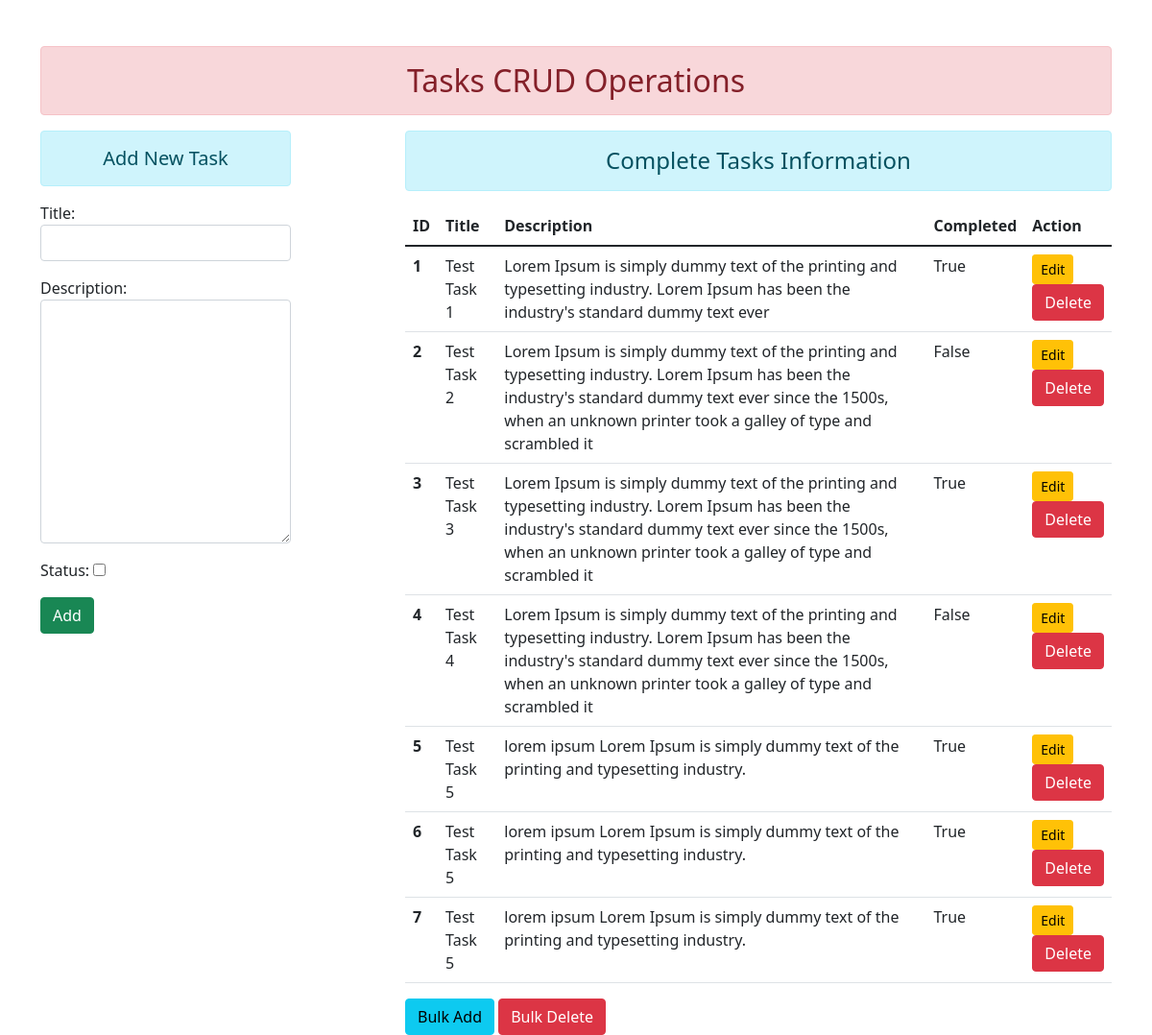
The app's page /, older data.
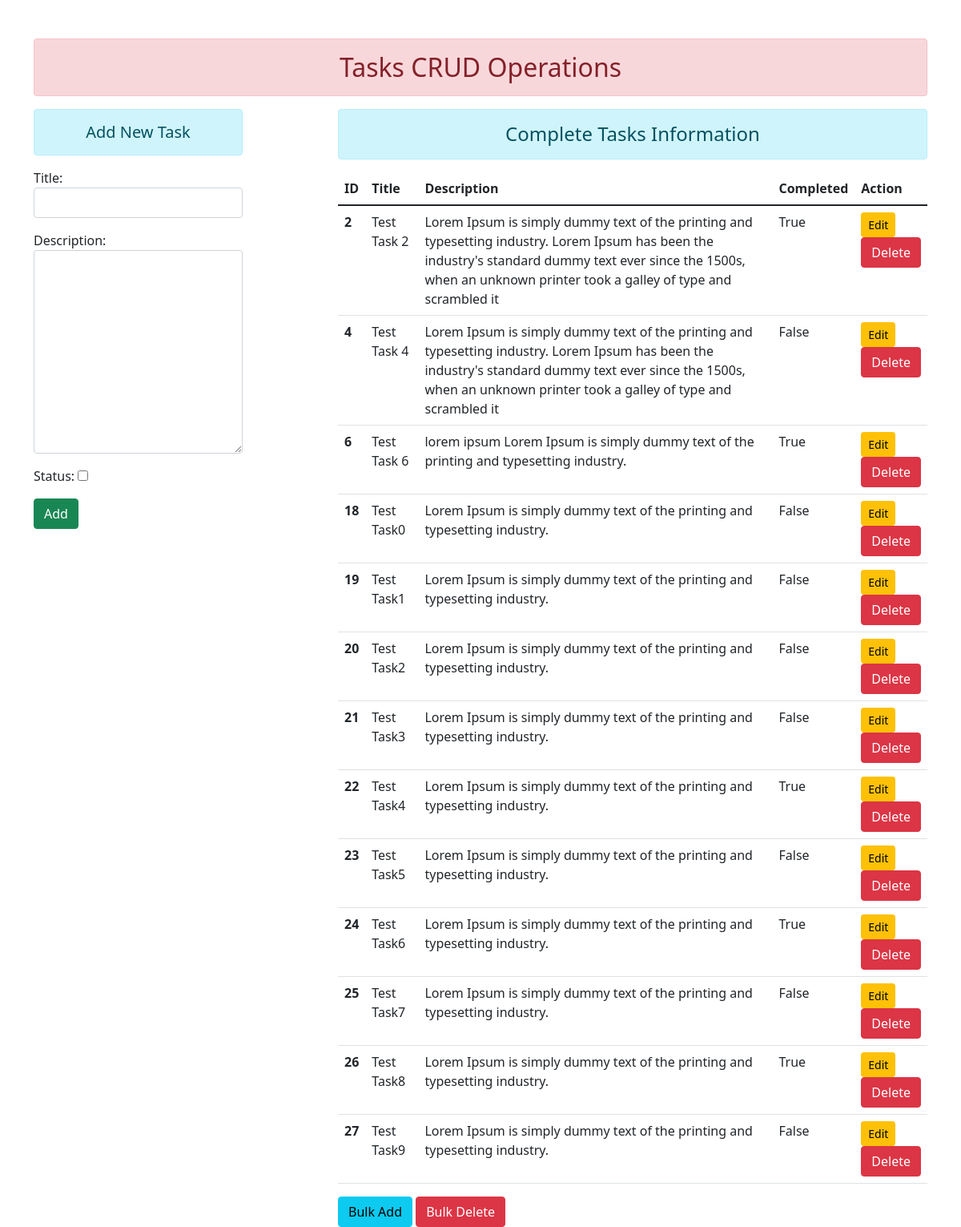
The same page, newer data.
### authentication/models.py (models this page shows)
class Task(models.Model):
    title = models.CharField(max_length=70)
    description = models.TextField(max_length=250)
    status =  models.BooleanField(default=False)
    deleteall =  models.BooleanField(default=False)

### authentication/views.py (the view)
# urls.py: path('', views.add_show,name="addandshow"),
def add_show(request):
    if request.method == 'POST':
        fm = TaskRegistration(request.POST)
        if fm.is_valid():
            nm = fm.cleaned_data['title']
            em = fm.cleaned_data['description']
            st = fm.cleaned_data['status']
            reg = Task(title = nm, description = em,status=st)
            reg.save()
            return HttpResponseRedirect("/addandshow/")
    else:
        fm = TaskRegistration()
    stud = Task.objects.all()
    return render(request,"authentication/addandshow.html", {'form':fm, 'stu':stud })

### authentication/forms.py
class TaskRegistration(forms.ModelForm):
    class Meta:
        model = Task
        fields = ['title','description','status']
        widgets = {
            'title' : forms.TextInput(attrs={'class':'form-control'}),
            'description' : forms.Textarea(attrs={'class':'form-control'}),
        }

### authentication/templates/authentication/addandshow.html (shortened to what this page needs)
{% extends 'authentication/base.html' %}
{% block content %}
<div class="row">
    <div class="col-sm-3">
        <h5 class="text-center alert alert-info"> Add New Task</h4>
        <form action ="" method="POST">
        {{ form.as_p }}
        <input type ="submit"  class="btn btn-success" value ="Add">
        </form>
    </div>
    <div class="col-sm-8 offset-1">
        <h4 class="text-center alert alert-info">Complete Tasks Information</h4>
         {% if stu %}
         <table class="table table-hover">
            <thead>
              <tr>
                <th scope="col">ID</th>
                <th scope="col">Title</th>
                <th scope="col">Description</th>
                <th scope="col">Completed</th>
                <th scope="col">Action</th>
              </tr>
            </thead>
            <tbody>
             {% for st in stu %}
              <tr>
                <th scope="row">{{st.id}}</th>
                <td>{{st.title}}</td>
                <td>{{st.description}}</td>
                <td>{{st.status}}</td>
                <td>
                  <a href="{% url 'updatedata' st.id %}" class="btn btn-warning btn-sm" data-inline="true">Edit</a>
                    <form action ="{% url 'deletedata' st.id %}" method ="post" data-inline="true"">
                        <input type="submit" class = "btn btn-danger" value="Delete">
                    </form>
                </td>
              </tr>
             {% endfor %}
            </tbody>
          </table>
          <div>
            <a href= "{% url 'generate' %}" class="btn btn-info"> Bulk Add</a>
            <a href= "{% url 'deleteall' %}" class="btn btn-danger"> Bulk Delete</a>
          </div>
        {% else %}
          <h4 class="text-center alert alert-warning"> No Records</h4>
        {% endif %}
    </div>
</div>
{% endblock content %}

### authentication/templates/authentication/base.html (shortened to what this page needs)
<!DOCTYPE html>
{% load static %}
<html lang="en">
    <head>
        <link rel ="stylesheet" href="{% static 'authentication/css/bootstrap.css' %}">
    </head>
    <body>
        <div class="container mt-5">
            <h2 class ="text-center alert alert-danger">Tasks CRUD Operations </h2>
            {% block content %} {% endblock content %}
        </div>
    </body>
    </html>

Row changes from the older to the newer data that the page shows:
removed Task: id "1", title "Test Task 1", description "Lorem Ipsum is simply dummy text of the printing and typesetting industry. Lorem Ipsum has been the industry's standard dummy text ever", status "True"
removed Task: id "3", title "Test Task 3", description "Lorem Ipsum is simply dummy text of the printing and typesetting industry. Lorem Ipsum has been the industry's standard dummy text ever since the 1500s, when an unknown printer took a galley of type and scrambled it", status "True"
removed Task: id "5", title "Test Task 5", description "lorem ipsum Lorem Ipsum is simply dummy text of the printing and typesetting industry.", status "True"
removed Task: id "7", title "Test Task 5", description "lorem ipsum Lorem Ipsum is simply dummy text of the printing and typesetting industry.", status "True"
changed Task "Test Task 2": status "False" → "True"
changed Task id 6: title "Test Task 5" → "Test Task 6"
added Task: id "18", title "Test Task0", description "Lorem Ipsum is simply dummy text of the printing and typesetting industry.", status "False"
added Task: id "19", title "Test Task1", description "Lorem Ipsum is simply dummy text of the printing and typesetting industry.", status "False"
added Task: id "20", title "Test Task2", description "Lorem Ipsum is simply dummy text of the printing and typesetting industry.", status "False"
added Task: id "21", title "Test Task3", description "Lorem Ipsum is simply dummy text of the printing and typesetting industry.", status "False"
added Task: id "22", title "Test Task4", description "Lorem Ipsum is simply dummy text of the printing and typesetting industry.", status "True"
added Task: id "23", title "Test Task5", description "Lorem Ipsum is simply dummy text of the printing and typesetting industry.", status "False"
added Task: id "24", title "Test Task6", description "Lorem Ipsum is simply dummy text of the printing and typesetting industry.", status "True"
added Task: id "25", title "Test Task7", description "Lorem Ipsum is simply dummy text of the printing and typesetting industry.", status "False"
added Task: id "26", title "Test Task8", description "Lorem Ipsum is simply dummy text of the printing and typesetting industry.", status "True"
added Task: id "27", title "Test Task9", description "Lorem Ipsum is simply dummy text of the printing and typesetting industry.", status "False"
